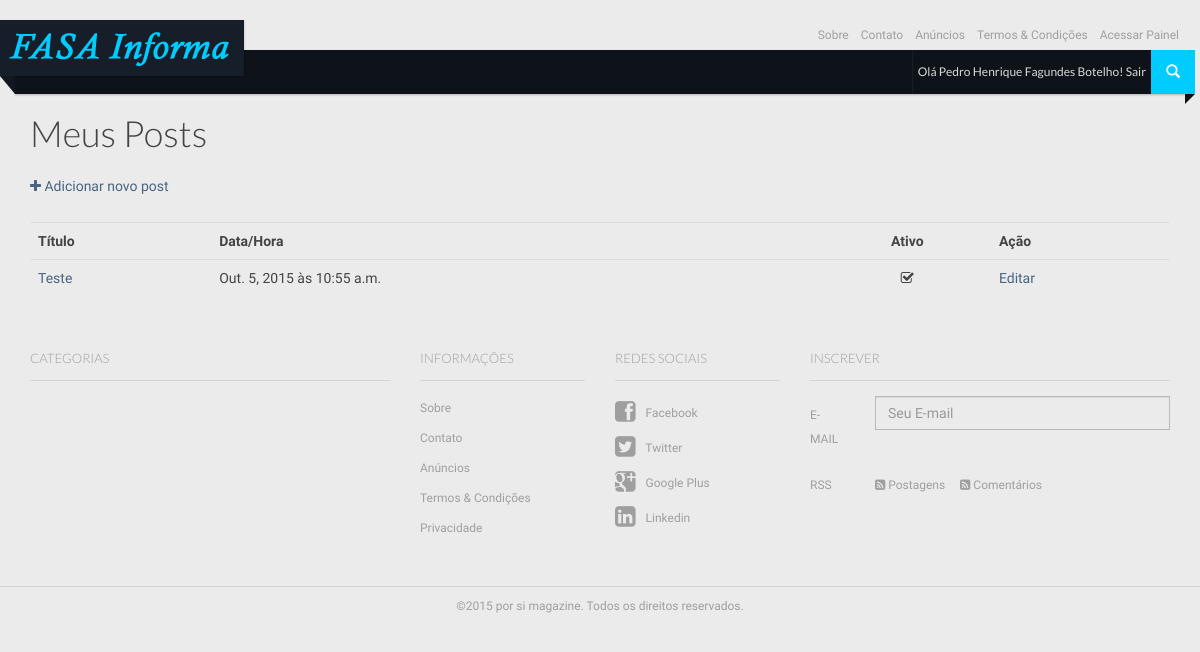
Screenshot of /panel/ (signed in) with the database file from the repository.
### posts/models.py (models this page shows, shortened)
class Posts(models.Model):
	title 	           = models.CharField(max_length=100, null=False, blank=False)
	image_link         = models.CharField(max_length=200)
	short_description  = models.TextField(max_length=10000)
	content            = RichTextField()
	author             = models.ForeignKey(User, default=get_current_user)
	tags               = models.ManyToManyField('Tags')
	category           = models.ForeignKey('Categories')
	pub_date           = models.DateField(default=datetime.datetime.today())
	pub_hour           = models.TimeField(default=datetime.datetime.now())
	is_active          = models.BooleanField(default=True)
	slug               = models.SlugField(blank=True, max_length=100, unique=True)

### homesite/views.py (the view)
# urls.py: url(r'^panel/', UserPanel.as_view(), name='user_panel'),
class UserPanel(TemplateView):
	template_name = 'homesite/user-panel.html'
	def get_context_data(self, **kwargs):
	    context             = super(UserPanel, self).get_context_data(**kwargs)
	    if self.request.user.is_authenticated():
	    	context['my_posts'] = Posts.objects.filter(author=self.request.user)
	    else:
	    	context['my_posts'] = 'Não ta logado'
	    return context

### homesite/templates/homesite/user-panel.html (shortened to what this page needs)
{% extends "homesite/base.html" %}
{% block user_greetings %}
	{% if user.is_authenticated %}
		<ul class="nav navbar-nav">
			<li class="nav-all pull-right">
				<span class="text">Olá {{ user.get_full_name }}! <a href="{% url 'logout' %}">Sair </a></span>
			</li>
		</ul>
	{% endif %}
{% endblock user_greetings %}
{% block content %}
	<div id="main" class="container">
		{% if user.is_authenticated %}
			{% if my_posts %}
				<table class="table table-hover">
					<h1>Meus Posts</h1>
					<a href="{% url 'new_post' %}"><i class='icon-plus'></i> Adicionar novo post</a>
					<br><br>
					<tr>
						<th>Título</th>
						<th>Data/Hora</th>
						<th style="text-align: center">Ativo</th>
						<th>Ação</th>
					</tr>
					{% for post in my_posts %}
						<tr>
							<td><a href="{% url 'post_detail' post.slug %}">{{ post.title }}</a></td>
							<td>{{ post.pub_date }} às {{ post.pub_hour }}</td>
							<td style="text-align: center">
								{% if post.is_active %}
									<i class='icon-check'>
								{% else %}
								<i class='icon-unchecked'></i>
								{% endif %}
							</td>
							<td><a href="{% url 'edit_post' post.slug %}">Editar</a></td>
						</tr>
					{% endfor %}
				</table>
			{% else %}
				<h1>Meus Posts</h1>
				Você ainda nao escreveu nenhum post.
				<br>
				<a href="{% url 'new_post' %}"><i class='icon-plus'></i> Adicionar novo post</a>
			{% endif %}
		{% endif %}
	</div>
{% endblock content %}

### homesite/static/css/base.css (style rules this page uses)
html, body { height: 100%; }
body { font-family: 'Droid Sans', sans-serif; font-size: 14px; line-height: 24px; }
h1, h2, h3, h4, h5, h6 { font-family: 'Lato', sans-serif; font-weight: 300; margin-bottom: 20px; }
.nav.navbar-nav { height: 44px; line-height: 44px; float: none; display: block; width: auto; font-size: 13px; }
.nav.navbar-nav > li { height: 44px; line-height: 44px; }
.nav.navbar-nav > li.nav-all { border-left: transparent 1px solid; }
.nav.navbar-nav > li.nav-all .text { display: none; font-size: 12px; }
#main { padding-top: 94px; position: relative; }
@media (min-width: 769px) { .nav.navbar-nav > li { display: none; } }
@media (min-width: 769px) { .nav.navbar-nav > li:nth-child(1), .nav.navbar-nav > li:nth-child(2), .nav.navbar-nav > li:nth-child(3) { display: block; } }
@media (min-width: 992px) { .nav.navbar-nav > li.nav-all .text { display: block; } }
@media (min-width: 1200px) { .container { max-width: 1170px; } }

### homesite/static/css/components.css (style rules this page uses)
.table { margin-bottom: 20px; }

### homesite/static/colorschemes/default.css (style rules this page uses)
body { background-color: #ebebeb; color: #444444; }
a { color: #476481; }
.header-navbar a { color: #d9d9d9; }
.nav.navbar-nav > li.nav-all { border-left-color: #161f29; padding-left: 5px; padding-right: 5px; }

### rows the page displays
Posts: title "Teste", pub_date "Out. 5, 2015", pub_hour "10:55 a.m.", is_active True (drawn)

### other values shown
{{ user.get_full_name }} "Pedro Henrique Fagundes Botelho"
